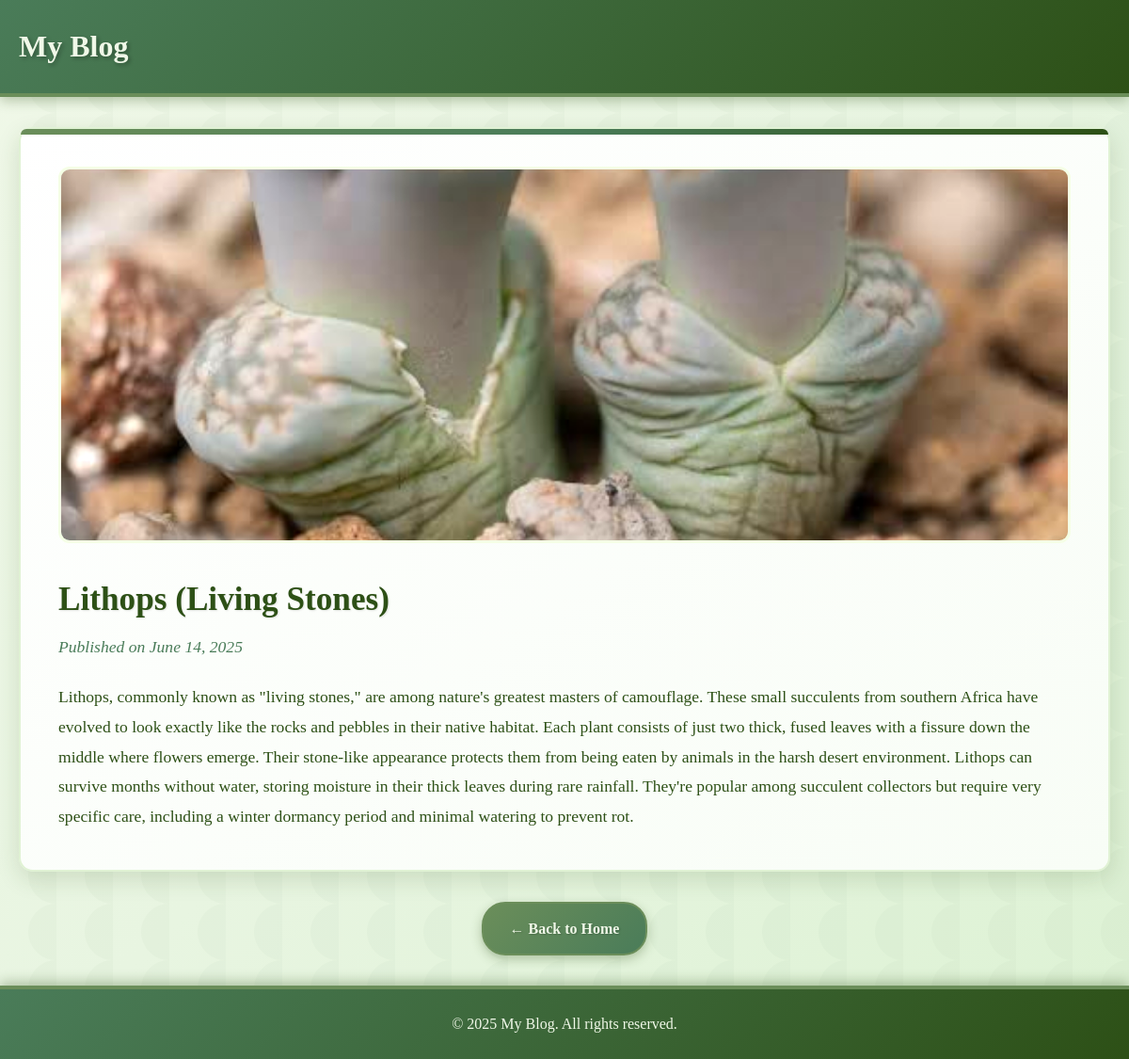
The app's page /article/22/ with its own data.
### blog/models.py (models this page shows, shortened)
class Article(models.Model):
    title = models.CharField(max_length=200)
    content = models.TextField()
    image = models.ImageField(upload_to='articles/', default='articles/default.jpg')
    created_date = models.DateTimeField(default=timezone.now)
    class Meta:
        ordering = ['-created_date']

### blog/views.py (the view)
# urls.py: path('article/<int:article_id>/', views.article_detail, name='article_detail'),
def article_detail(request, article_id):
    article = get_object_or_404(Article, id=article_id)
    return render(request, 'article_detail.html', {'article': article})

### templates/article_detail.html (shortened to what this page needs)
{% extends 'base.html' %}  {% block content %}
<article class="article-detail">
  <img
    src="{{ article.image.url }}"
    alt="{{ article.title }}"
    class="article-image"
  />
  <h1>{{ article.title }}</h1>
  <p class="article-date">
    Published on {{ article.created_date|date:"F d, Y" }}
  </p>
  <div class="article-content">{{ article.content|linebreaks }}</div>
</article>
<div class="back-to-home">
  <a href="{% url 'home' %}" class="btn">← Back to Home</a>
</div>
{% endblock %}

### static/css/style.css (style rules this page uses)
* { margin: 0; padding: 0; box-sizing: border-box; }
body { font-family: 'Georgia', 'Times New Roman', serif; line-height: 1.6; color: #2d5016; background: linear-gradient(135deg, #f0f8e8 0%, #e8f5e1 50%, #ddf2d4 100%); background-attachment: fixed; }
.article-detail { background: linear-gradient(145deg, #ffffff 0%, #f8fdf6 100%); padding: 2.5rem; border-radius: 15px; box-shadow: 0 8px 25px rgba(45, 80, 22, 0.15); margin-bottom: 2rem; border: 2px solid #e0f2d4; position: relative; }
.article-detail::before { content: ''; position: absolute; top: 0; left: 0; right: 0; height: 6px; background: linear-gradient(90deg, #6b8e5a, #4a7c59, #2d5016); border-radius: 15px 15px 0 0; }
.article-image { width: 100%; height: 400px; object-fit: cover; border-radius: 12px; margin-bottom: 1.5rem; filter: brightness(1.1) saturate(1.2); border: 3px solid #e0f2d4; }
.article-detail h1 { color: #2d5016; margin-bottom: 0.5rem; font-size: 2.2rem; text-shadow: 1px 1px 2px rgba(0, 0, 0, 0.1); }
.article-date { color: #4a7c59; margin-bottom: 1.5rem; font-style: italic; font-size: 1.1rem; }
.article-content { font-size: 1.1rem; line-height: 1.8; color: #2d5016; }
.back-to-home { text-align: center; }
.btn { display: inline-block; background: linear-gradient(135deg, #6b8e5a 0%, #4a7c59 100%); color: #f0f8e8; padding: 14px 28px; text-decoration: none; border-radius: 25px; transition: all 0.3s ease; font-weight: bold; text-shadow: 1px 1px 2px rgba(0, 0, 0, 0.2); box-shadow: 0 4px 12px rgba(45, 80, 22, 0.3); border: 2px solid #6b8e5a; }
body::before { content: ''; position: fixed; top: 0; left: 0; width: 100%; height: 100%; z-index: -1; pointer-events: none; }

### records on screen
Article: image (picture), title "Lithops (Living Stones)", created_date "June 14, 2025", content "Lithops, commonly known as \"living stones,\" are among nature's greatest masters of camouflage. These small succulents from southern Africa have evolved to look exactly like the rocks and pebbles in their native habitat. Each plant consists of just two thick, fused leaves with a fissure down the middle where flowers emerge. Their stone-like appearance protects them from being eaten by animals in the harsh desert environment. Lithops can survive months without water, storing moisture in their thick leaves during rare rainfall. They're popular among succulent collectors but require very specific care, including a winter dormancy period and minimal watering to prevent rot."
